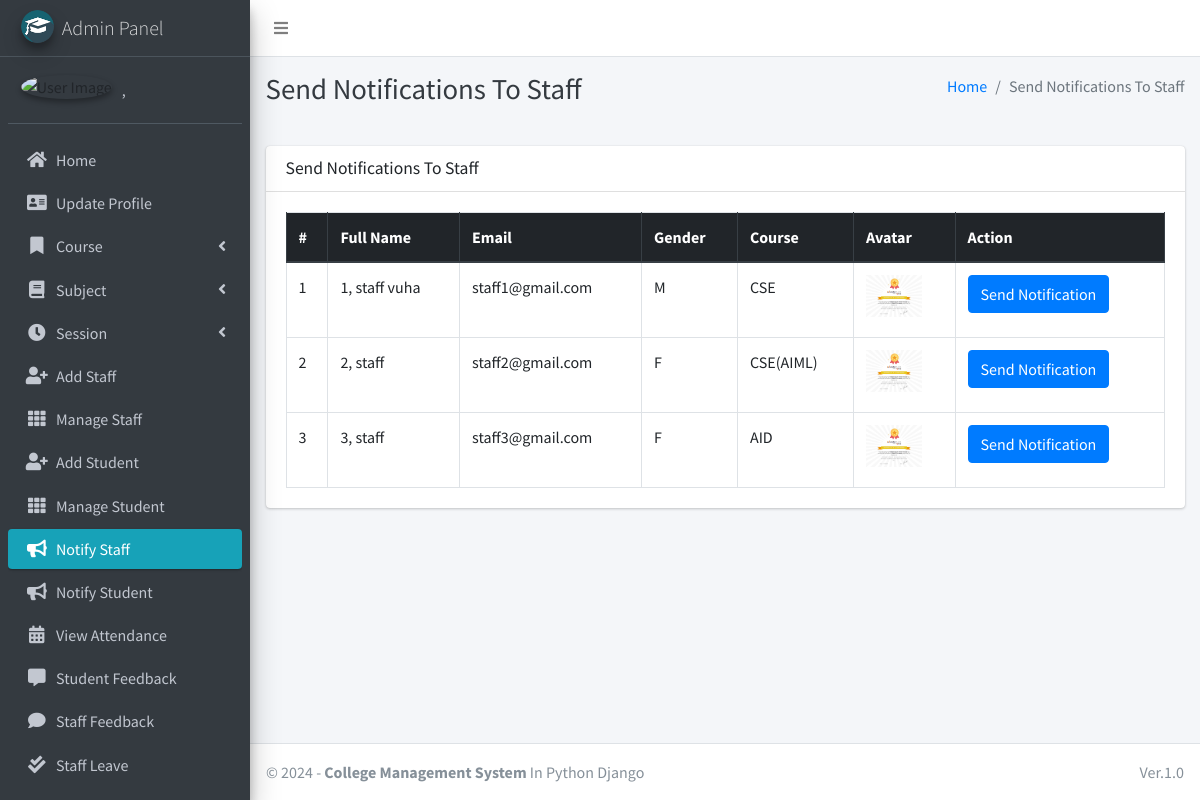
/admin_notify_staff (signed in), run on an earlier commit of the app's database.
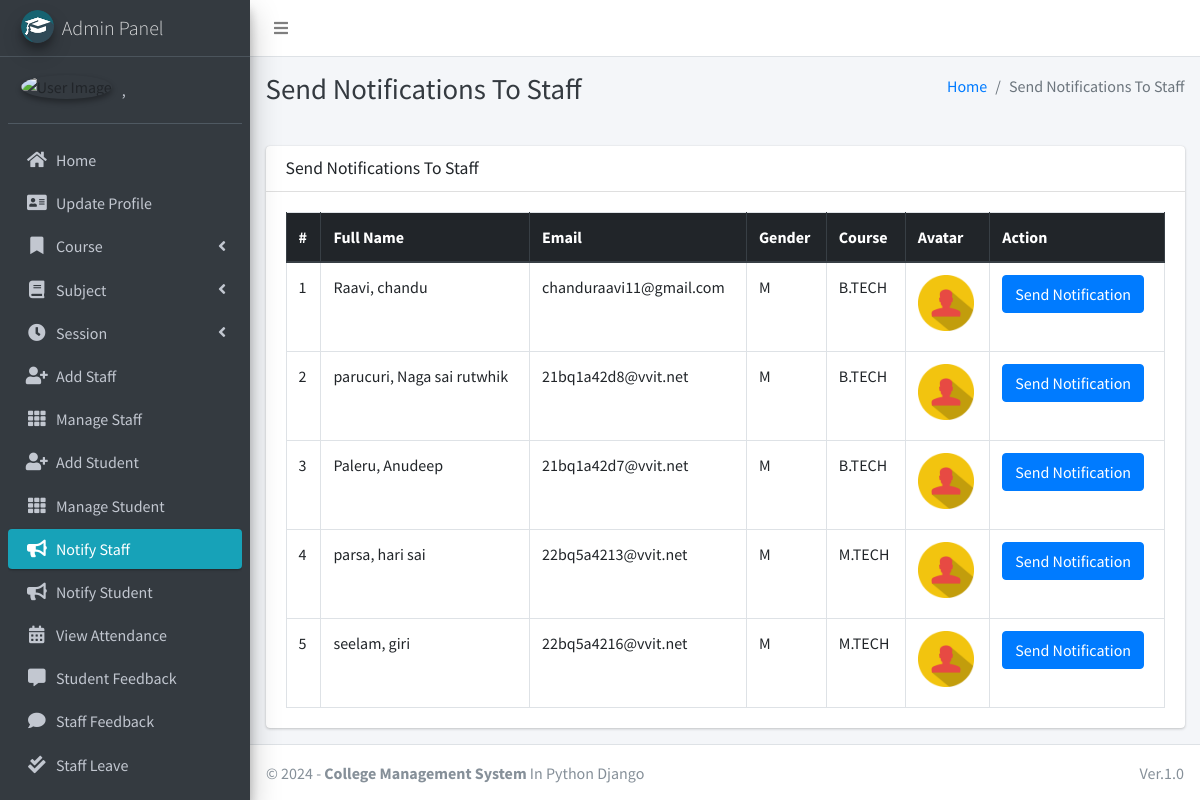
And on a later commit of the database.
### main_app/models.py (models this page shows, shortened)
class CustomUser(AbstractUser):
    USER_TYPE = ((1, "HOD"), (2, "Staff"), (3, "Student"))
    GENDER = [("M", "Male"), ("F", "Female")]
    username = None  # Removed username, using email instead
    email = models.EmailField(unique=True)
    user_type = models.CharField(default=1, choices=USER_TYPE, max_length=1)
    gender = models.CharField(max_length=1, choices=GENDER)
    profile_pic = models.ImageField()
    address = models.TextField()
    fcm_token = models.TextField(default="")  # For firebase notifications
    created_at = models.DateTimeField(auto_now_add=True)
    updated_at = models.DateTimeField(auto_now=True)
    USERNAME_FIELD = "email"
    REQUIRED_FIELDS = []
    objects = CustomUserManager()
    def __str__(self):
        return self.last_name + ", " + self.first_name

class Staff(models.Model):
    course = models.ForeignKey(Course, on_delete=models.DO_NOTHING, null=True, blank=False)
    admin = models.OneToOneField(CustomUser, on_delete=models.CASCADE)

class Course(models.Model):
    name = models.CharField(max_length=120)
    created_at = models.DateTimeField(auto_now_add=True)
    updated_at = models.DateTimeField(auto_now=True)

### main_app/hod_views.py (the view)
# urls.py: path("admin_notify_staff", hod_views.admin_notify_staff,
def admin_notify_staff(request):
    staff = CustomUser.objects.filter(user_type=2)
    context = {
        'page_title': "Send Notifications To Staff",
        'allStaff': staff
    }
    return render(request, "hod_template/staff_notification.html", context)

### main_app/templates/hod_template/staff_notification.html (shortened to what this page needs)
{% extends 'main_app/base.html' %}
{% load static %}
{% block page_title %}{{page_title}}{% endblock page_title %}
{% block content %}
<section class="content">
    <div class="container-fluid">
        <div class="row">
            <div class="col-md-12">
                <div class="card">
                    <div class="card-header">
                        <h3 class="card-title">{{page_title}}</h3>
                    </div>
                    <div class="card-body">
                        <table id="example2" class="table table-bordered table-hover">
                            <thead class="thead-dark">
                                <tr>
                                    <th>#</th>
                                    <th>Full Name</th>
                                    <th>Email</th>
                                    <th>Gender</th>
                                    <th>Course</th>
                                    <th>Avatar</th>
                                    <th>Action</th>
                                </tr>
                            </thead>
                            <tbody>
                                {% for staff in allStaff %}
                                <tr>
                                    <td>{{ forloop.counter }}</td>
                                    <td>{{staff.last_name}}, {{staff.first_name}}</td>
                                    <td>{{staff.email}}</td>
                                    <td>{{staff.gender}}</td>
                                    <td>{{staff.staff.course.name}}</td>
                                    <td>
                                        {% if staff.profile_pic == ""  %}
                                        No Image
                                        {% else %}
                                        <img class="img img-fluid mb-2" height="56" width="56"
                                            src="{{staff.profile_pic}}" alt="">
                                        {% endif %}
                                    </td>
                                    <td><button data-toggle = "modal" data-target = "#myModal"class="btn btn-primary show_notification" value="{{staff.id}}">Send Notification</button>
                                    </td>
                                </tr>
                                {% endfor %}
                            </tbody>
                        </table>
                    </div>
                </div>
            </div>
        </div>
    </div>
</section>
{% endblock content %}

What changed in the data, as far as the page shows it:
removed CustomUser: last_name "1", first_name "staff vuha", email "staff1@gmail.com", gender "M", staff.course.name "CSE", profile_pic (picture)
no longer on this page (row edited): CustomUser: last_name "2", first_name "staff", email "staff2@gmail.com", gender "F", staff.course.name "CSE(AIML)", profile_pic (picture)
no longer on this page (row edited): CustomUser: last_name "3", first_name "staff", email "staff3@gmail.com", gender "F", staff.course.name "AID", profile_pic (picture)
added CustomUser: last_name "Raavi", first_name "chandu", email "chanduraavi11@gmail.com", gender "M", staff.course.name "B.TECH", profile_pic (picture)
now on this page (row edited): CustomUser: last_name "parucuri", first_name "Naga sai rutwhik", email "21bq1a42d8@vvit.net", gender "M", staff.course.name "B.TECH", profile_pic (picture)
now on this page (row edited): CustomUser: last_name "Paleru", first_name "Anudeep", email "21bq1a42d7@vvit.net", gender "M", staff.course.name "B.TECH", profile_pic (picture)
added CustomUser: last_name "parsa", first_name "hari sai", email "22bq5a4213@vvit.net", gender "M", staff.course.name "M.TECH", profile_pic (picture)
now on this page (row edited): CustomUser: last_name "seelam", first_name "giri", email "22bq5a4216@vvit.net", gender "M", staff.course.name "M.TECH", profile_pic (picture)
